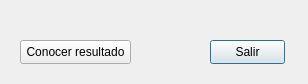
<?xml version="1.0" encoding="UTF-8"?>
<ui version="4.0">
 <class>Promedio</class>
 <widget class="QDialog" name="Promedio">
  <property name="geometry">
   <rect>
    <x>0</x>
    <y>0</y>
    <width>308</width>
    <height>84</height>
   </rect>
  </property>
  <property name="windowTitle">
   <string>Dialog</string>
  </property>
  <widget class="QLabel" name="promedio">
   <property name="geometry">
    <rect>
     <x>20</x>
     <y>10</y>
     <width>271</width>
     <height>16</height>
    </rect>
   </property>
   <property name="text">
    <string/>
   </property>
  </widget>
  <widget class="QPushButton" name="pushButton">
   <property name="geometry">
    <rect>
     <x>210</x>
     <y>40</y>
     <width>75</width>
     <height>24</height>
    </rect>
   </property>
   <property name="text">
    <string>Salir</string>
   </property>
  </widget>
  <widget class="QPushButton" name="pushButton_2">
   <property name="geometry">
    <rect>
     <x>20</x>
     <y>40</y>
     <width>111</width>
     <height>24</height>
    </rect>
   </property>
   <property name="text">
    <string>Conocer resultado</string>
   </property>
  </widget>
 </widget>
 <resources/>
 <connections>
  <connection>
   <sender>pushButton</sender>
   <signal>clicked()</signal>
   <receiver>Promedio</receiver>
   <slot>close()</slot>
   <hints>
    <hint type="sourcelabel">
     <x>123</x>
     <y>56</y>
    </hint>
    <hint type="destinationlabel">
     <x>76</x>
     <y>60</y>
    </hint>
   </hints>
  </connection>
 </connections>
</ui>
